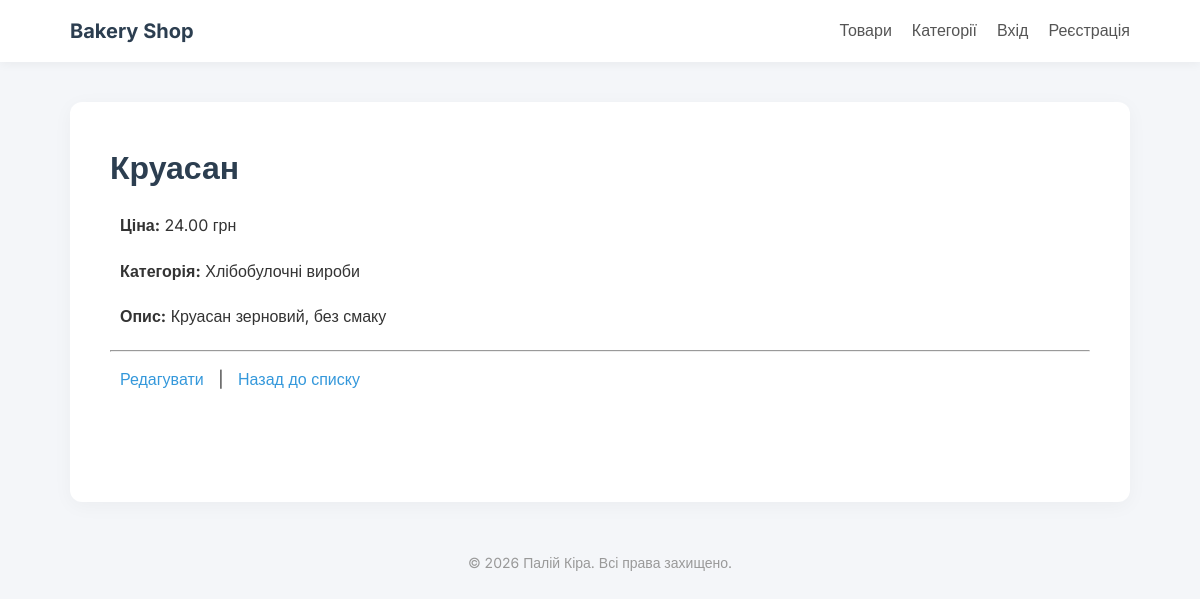
Screenshot of /croissant/ with the database file from the repository.
### store/models.py (models this page shows, shortened)
class Product(models.Model):
    title = models.CharField(max_length=100, verbose_name="Назва товару")
    description = models.TextField(verbose_name="Опис")
    price = models.DecimalField(max_digits=10, decimal_places=2, verbose_name="Ціна")
    category = models.ForeignKey(Category, on_delete=models.CASCADE, verbose_name="Категорія")
    slug = models.SlugField(unique=True, blank=True, null=True, verbose_name="URL Slug")
    class Meta:
        verbose_name = "Товар"
        verbose_name_plural = "Товари"
        ordering = ['price']

class Category(models.Model):
    title = models.CharField(max_length=100, verbose_name="Назва категорії")
    class Meta:
        verbose_name = "Категорія"
        verbose_name_plural = "Категорії"

### store/views.py (the view)
# urls.py: path('<slug:slug>/', views.product_detail, name='product_detail'),
def product_detail(request, slug):
    product = get_object_or_404(Product, slug=slug)
    return render(request, 'store/product_detail.html', {'product': product})

### store/templates/store/product_detail.html (shortened to what this page needs)
{% extends 'store/layout.html' %}
{% block content %}
    <h1>{{ product.title }}</h1>
    <div class="detail">
        <p><strong>Ціна:</strong> {{ product.price }} грн</p>
        <p><strong>Категорія:</strong> {{ product.category.title }}</p>
        <p><strong>Опис:</strong> {{ product.description }}</p>
    </div>
    <hr style="margin-bottom: 15px;">
    <div class="detail">
        <a href="{% url 'product_update' product.slug %}">Редагувати</a> |
        <a href="{% url 'products' %}">Назад до списку</a>
    </div>
{% endblock %}

### store/static/store/css/style.css (style rules this page uses)
* { box-sizing: border-box; margin: 0; padding: 0; }
body { font-family: 'Inter', sans-serif; background-color: #f4f6f9; color: #333; line-height: 1.6; }
h1, h2 { color: #2c3e50; margin-bottom: 20px; font-weight: 600; }
a { text-decoration: none; color: #3498db; transition: 0.3s; }
.detail p { margin: 20px 10px; }
.detail a { margin: 20px 10px; }

### rows the page displays
Product: title "Круасан", price "24.00", category "Хлібобулочні вироби", description "Круасан зерновий, без смаку"
